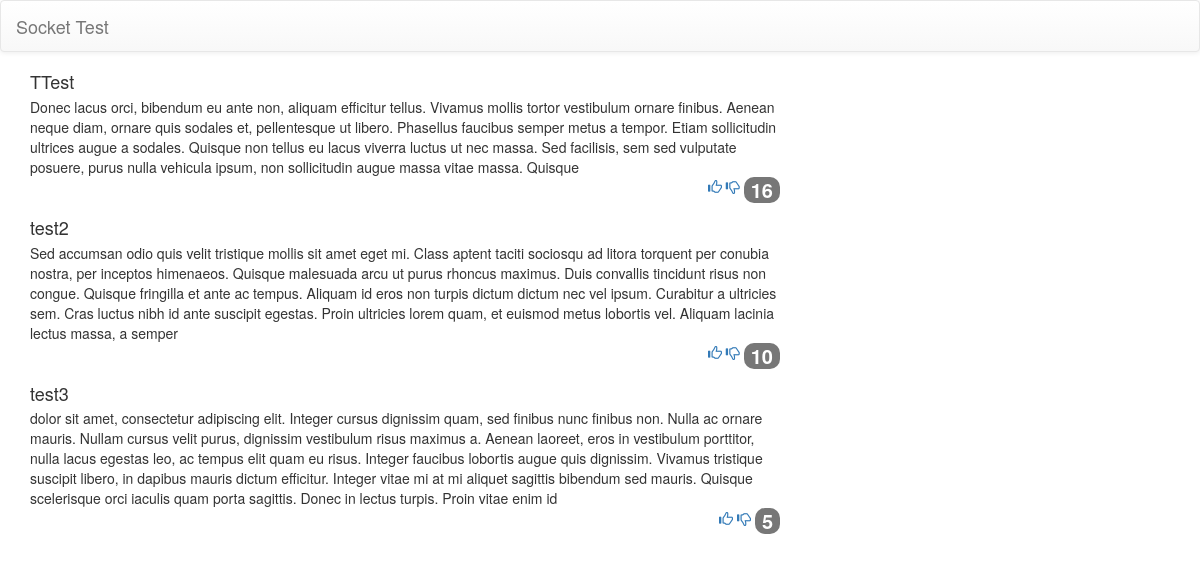
/subjects/, run on the app's committed database.
### websock/models.py (models this page shows, shortened)
class Subject(models.Model):
    title = models.CharField(max_length=255)
    content = models.TextField()
    point = models.IntegerField(default=0)

### websock/views.py (the view)
# urls.py: url(r'^subjects/$', views.subject_list, name='subject_list'),
def subject_list(request):
    subjects = Subject.objects.all()
    return render_to_response(
        'websock/subject_list.html',
            {'subjects': subjects},
        context_instance=RequestContext(request)
    )

### websock/templates/websock/subject_list.html (shortened to what this page needs)
{% extends "ws_base.html" %}
{% load static %}
{% block extrahead %}
    <link rel="stylesheet" href="{% static 'css/subjects.css' %}">
{% endblock extrahead %}
{% block content %}
    <div class="row">
        <div class="col-md-8">
            {% for sbj in subjects %}
            <div class="media">
                <div class="media-body">
                    <h4 class="media-heading">{{ sbj.title }}</h4>
                    {{ sbj.content }}
                </div>
                <div class="actions">
                    <a href="" onclick="return false;" id="up-{{ sbj.id }}" data-sbj-id="{{ sbj.id }}">
                        <i class="glyphicon glyphicon-thumbs-up"></i>
                    </a>
                    <a href="" onclick="return false;" id="down-{{ sbj.id }}" data-sbj-id="{{ sbj.id }}">
                        <i class="glyphicon glyphicon-thumbs-down"></i>
                    </a>
                    <span id="count-{{ sbj.id }}" class="badge" style="font-size: 20px;">{{ sbj.point }}</span>
                </div>
            </div>
            {% endfor %}
        </div>
    </div>
{% endblock content %}

### websock/templates/ws_base.html (shortened to what this page needs)
{% load static %}
<!doctype html>
<html lang="en">
<head>
    <link rel="stylesheet" href="{% static 'css/bootstrap.min.css' %}">
    <link rel="stylesheet" href="{% static 'css/bootstrap-theme.min.css' %}">
    {% load socketio_tags %}
    {% block extrahead %} {% endblock %}
</head>
<body>
<nav class="navbar navbar-default">
    <div class="container-fluid">
    <div class="navbar-header">
         <a class="navbar-brand" href="{% url 'simpleboard:top' %}">Socket Test</a>
    </div>
    </div>
</nav>
<div class="container">
    {% block content %}{% endblock %}
</div>
</body>
</html>

### static/css/subjects.css (style rules this page uses)
.actions { float: right; }

### data on the page
Subject: title "TTest", content "Donec lacus orci, bibendum eu ante non, aliquam efficitur tellus. Vivamus mollis tortor vestibulum ornare finibus. Aenean neque diam, ornare quis sodales et, pellentesque ut libero. Phasellus faucibus semper metus a tempor. Etiam sollicitudin ultrices augue a sodales. Quisque non tellus eu lacus viverra luctus ut nec massa. Sed facilisis, sem sed vulputate posuere, purus nulla vehicula ipsum, non sollicitudin augue massa vitae massa. Quisque", point "16"
Subject: title "test2", content "Sed accumsan odio quis velit tristique mollis sit amet eget mi. Class aptent taciti sociosqu ad litora torquent per conubia nostra, per inceptos himenaeos. Quisque malesuada arcu ut purus rhoncus maximus. Duis convallis tincidunt risus non congue. Quisque fringilla et ante ac tempus. Aliquam id eros non turpis dictum dictum nec vel ipsum. Curabitur a ultricies sem. Cras luctus nibh id ante suscipit egestas. Proin ultricies lorem quam, et euismod metus lobortis vel. Aliquam lacinia lectus massa, a semper", point "10"
Subject: title "test3", content "dolor sit amet, consectetur adipiscing elit. Integer cursus dignissim quam, sed finibus nunc finibus non. Nulla ac ornare mauris. Nullam cursus velit purus, dignissim vestibulum risus maximus a. Aenean laoreet, eros in vestibulum porttitor, nulla lacus egestas leo, ac tempus elit quam eu risus. Integer faucibus lobortis augue quis dignissim. Vivamus tristique suscipit libero, in dapibus mauris dictum efficitur. Integer vitae mi at mi aliquet sagittis bibendum sed mauris. Quisque scelerisque orci iaculis quam porta sagittis. Donec in lectus turpis. Proin vitae enim id", point "5"
